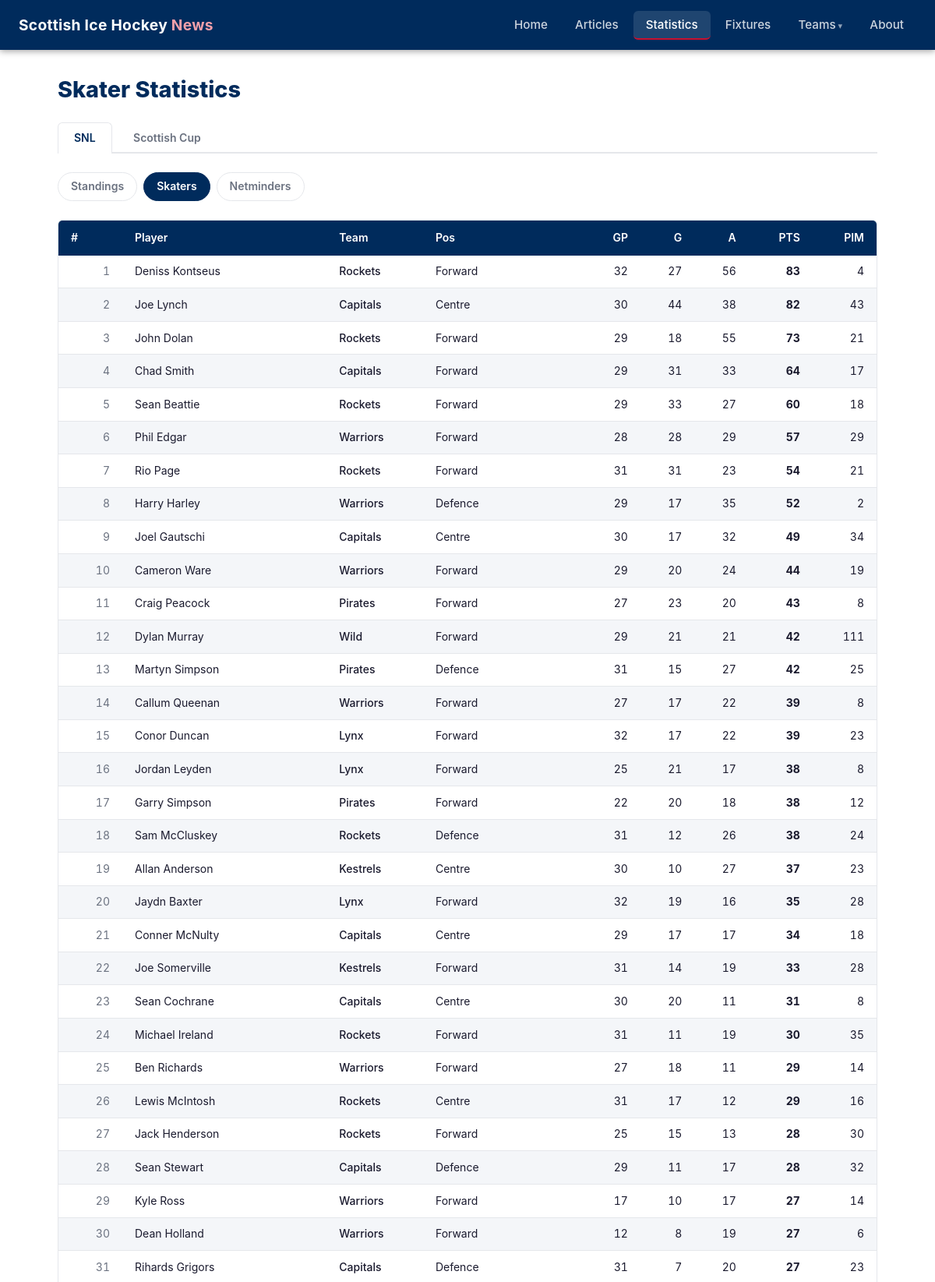
Page /statistics/skaters/ (upper part) on the committed database.
### tables this page shows
CREATE TABLE "season_skater_stats" (
                id             INTEGER PRIMARY KEY,
                season         TEXT    NOT NULL DEFAULT '2025-26',
                competition_id INTEGER NOT NULL REFERENCES competitions(id),
                player_id      INTEGER NOT NULL REFERENCES players(id),
                team_id        INTEGER NOT NULL REFERENCES teams(id),
                position       TEXT,
                gp             INTEGER,
                goals          INTEGER,
                assists        INTEGER,
                total_points   INTEGER,
                pim            INTEGER,
                scraped_at     TEXT    NOT NULL,
                UNIQUE (season, competition_id, player_id)
            );

CREATE TABLE players (
            id   INTEGER PRIMARY KEY,
            slug TEXT    NOT NULL UNIQUE,
            name TEXT    NOT NULL
        );

CREATE TABLE teams (
            id   INTEGER PRIMARY KEY,
            slug TEXT    NOT NULL UNIQUE,
            name TEXT    NOT NULL
        );

### web/app.py (the view)
@app.route("/statistics/skaters/")
def stats_skaters():
    season = request.args.get("season", CURRENT_SEASON)
    if season not in SEASONS:
        season = CURRENT_SEASON
    comp = request.args.get("comp", "SNL")
    if comp not in COMPETITIONS:
        comp = "SNL"
    skaters = db_queries.get_skater_stats(comp, season=season)
    return render_template(
        "stats_skaters.html",
        comp=comp,
        competitions=COMPETITIONS,
        season=season,
        seasons=SEASONS,
        skaters=skaters,
    )

### web/app.py (called while the page is built)
@app.template_filter("short_name")
def short_name_filter(db_name):
    return TEAM_DISPLAY.get(db_name, {}).get("short", db_name)

@app.template_filter("team_slug")
def team_slug_filter(db_name):
    return TEAM_DISPLAY.get(db_name, {}).get("slug", db_name.lower().replace(" ", "-"))

@app.context_processor
def inject_globals():
    return {
        "current_year": date.today().year,
        "team_display": TEAM_DISPLAY,
        "static_version": STATIC_VERSION,
    }

### web/db_queries.py (called while the page is built)
def get_connection():
    conn = sqlite3.connect(DB_PATH)
    conn.row_factory = sqlite3.Row
    conn.execute("PRAGMA journal_mode=WAL")
    conn.execute("PRAGMA foreign_keys=ON")
    return conn

def get_skater_stats(comp_name="SNL", season=CURRENT_SEASON):
    conn = get_connection()
    try:
        rows = conn.execute(
            """
            SELECT p.name AS player_name, t.name AS team_name,
                   s.position, s.gp, s.goals, s.assists, s.total_points, s.pim
            FROM season_skater_stats s
            JOIN players p ON p.id = s.player_id
            JOIN teams t ON t.id = s.team_id
            JOIN competitions c ON c.id = s.competition_id
            WHERE c.name = ? AND s.season = ?
            ORDER BY s.total_points DESC, s.goals DESC, s.assists DESC
            """,
            (comp_name, season),
        ).fetchall()
        return [dict(r) for r in rows]
    finally:
        conn.close()

### web/templates/stats_skaters.html (shortened to what this page needs)
{% extends "base.html" %}
{% block content %}
<h1 class="page-title">Skater Statistics</h1>
<div class="comp-tabs">
  {% for c in competitions %}
    <a href="{{ url_for('stats_skaters', comp=c) }}"
       class="comp-tab {{ 'active' if c == comp else '' }}">{{ c }}</a>
  {% endfor %}
</div>
<div class="stats-nav">
  <a href="{{ url_for('statistics', comp=comp) }}" class="stats-nav-link">Standings</a>
  <a href="{{ url_for('stats_skaters', comp=comp) }}" class="stats-nav-link active">Skaters</a>
  <a href="{{ url_for('stats_netminders', comp=comp) }}" class="stats-nav-link">Netminders</a>
</div>
{% if skaters %}
  <div class="table-wrapper">
    <table>
      <thead>
        <tr>
          <th>#</th>
          <th>Player</th>
          <th>Team</th>
          <th>Pos</th>
          <th class="num">GP</th>
          <th class="num">G</th>
          <th class="num">A</th>
          <th class="num">PTS</th>
          <th class="num">PIM</th>
        </tr>
      </thead>
      <tbody>
        {% for s in skaters %}
          <tr>
            <td class="num text-muted">{{ loop.index }}</td>
            <td>{{ s.player_name }}</td>
            <td><a href="{{ url_for('team_detail', slug=s.team_name|team_slug) }}" class="team-name-link">{{ s.team_name | short_name }}</a></td>
            <td>{{ s.position or '–' }}</td>
            <td class="num">{{ s.gp }}</td>
            <td class="num">{{ s.goals }}</td>
            <td class="num">{{ s.assists }}</td>
            <td class="num"><strong>{{ s.total_points }}</strong></td>
            <td class="num">{{ s.pim }}</td>
          </tr>
        {% endfor %}
      </tbody>
    </table>
  </div>
{% else %}
  <p class="no-data">No skater stats available for {{ comp }}.</p>
{% endif %}
{% endblock %}

### web/static/css/style.css (style rules this page uses)
:root { --primary: #002B5C; --accent: #C8102E; --bg: #ffffff; --bg-subtle: #f4f6f9; --text: #1a1a2e; --text-muted: #6b7280; --border: #e5e7eb; --nav-height: 64px; --radius: 6px; }
*, *::before, *::after { box-sizing: border-box; margin: 0; padding: 0; }
body { font-family: -apple-system, BlinkMacSystemFont, 'Segoe UI', Roboto, sans-serif; color: var(--text); background: var(--bg); line-height: 1.6; min-height: 100vh; display: flex; flex-direction: column; }
a { color: var(--primary); }
h1, h2, h3 { line-height: 1.3; }
.page-title { font-size: 1.8rem; font-weight: 800; color: var(--primary); margin-bottom: 1.5rem; }
.text-muted { color: var(--text-muted); font-size: 0.875rem; }
.table-wrapper { overflow-x: auto; border-radius: var(--radius); border: 1px solid var(--border); margin-bottom: 0.5rem; }
table { width: 100%; border-collapse: collapse; font-size: 0.875rem; }
thead th { background: var(--primary); color: #fff; padding: 0.7rem 1rem; text-align: left; font-weight: 600; white-space: nowrap; }
thead th.num { text-align: right; }
tbody tr:nth-child(even) { background: var(--bg-subtle); }
tbody td { padding: 0.6rem 1rem; border-bottom: 1px solid var(--border); white-space: nowrap; }
tbody td.num { text-align: right; font-variant-numeric: tabular-nums; }
.comp-tabs { display: flex; gap: 0.4rem; border-bottom: 2px solid var(--border); margin-bottom: 1.5rem; }
.comp-tab { padding: 0.5rem 1.25rem; border-radius: var(--radius) var(--radius) 0 0; text-decoration: none; font-weight: 600; font-size: 0.875rem; color: var(--text-muted); border: 1px solid transparent; border-bottom: none; margin-bottom: -2px; transition: color 0.15s; }
.comp-tab.active { background: var(--bg); color: var(--primary); border-color: var(--border); border-bottom-color: var(--bg); }
.stats-nav { display: flex; gap: 0.5rem; margin-bottom: 1.5rem; }
.stats-nav-link { padding: 0.4rem 1rem; border-radius: 20px; text-decoration: none; font-size: 0.875rem; font-weight: 600; color: var(--text-muted); border: 1px solid var(--border); transition: all 0.15s; }
.stats-nav-link.active { background: var(--primary); color: #fff; border-color: var(--primary); }
.team-name-link { display: inline-flex; align-items: center; text-decoration: none; color: var(--text); font-weight: 500; }

### rows in the picture
season_skater_stats: player_name "Deniss Kontseus", team_name|short_name "Rockets", position "Forward", gp "32", goals "27", assists "56", total_points "83", pim "4"
season_skater_stats: player_name "Joe Lynch", team_name|short_name "Capitals", position "Centre", gp "30", goals "44", assists "38", total_points "82", pim "43"
season_skater_stats: player_name "John Dolan", team_name|short_name "Rockets", position "Forward", gp "29", goals "18", assists "55", total_points "73", pim "21"
season_skater_stats: player_name "Chad Smith", team_name|short_name "Capitals", position "Forward", gp "29", goals "31", assists "33", total_points "64", pim "17"
season_skater_stats: player_name "Sean Beattie", team_name|short_name "Rockets", position "Forward", gp "29", goals "33", assists "27", total_points "60", pim "18"
season_skater_stats: player_name "Phil Edgar", team_name|short_name "Warriors", position "Forward", gp "28", goals "28", assists "29", total_points "57", pim "29"
season_skater_stats: player_name "Rio Page", team_name|short_name "Rockets", position "Forward", gp "31", goals "31", assists "23", total_points "54", pim "21"
season_skater_stats: player_name "Harry Harley", team_name|short_name "Warriors", position "Defence", gp "29", goals "17", assists "35", total_points "52", pim "2"
season_skater_stats: player_name "Joel Gautschi", team_name|short_name "Capitals", position "Centre", gp "30", goals "17", assists "32", total_points "49", pim "34"
season_skater_stats: player_name "Cameron Ware", team_name|short_name "Warriors", position "Forward", gp "29", goals "20", assists "24", total_points "44", pim "19"
season_skater_stats: player_name "Craig Peacock", team_name|short_name "Pirates", position "Forward", gp "27", goals "23", assists "20", total_points "43", pim "8"
season_skater_stats: player_name "Dylan Murray", team_name|short_name "Wild", position "Forward", gp "29", goals "21", assists "21", total_points "42", pim "111"
season_skater_stats: player_name "Martyn Simpson", team_name|short_name "Pirates", position "Defence", gp "31", goals "15", assists "27", total_points "42", pim "25"
season_skater_stats: player_name "Callum Queenan", team_name|short_name "Warriors", position "Forward", gp "27", goals "17", assists "22", total_points "39", pim "8"
season_skater_stats: player_name "Conor Duncan", team_name|short_name "Lynx", position "Forward", gp "32", goals "17", assists "22", total_points "39", pim "23"
season_skater_stats: player_name "Jordan Leyden", team_name|short_name "Lynx", position "Forward", gp "25", goals "21", assists "17", total_points "38", pim "8"
season_skater_stats: player_name "Garry Simpson", team_name|short_name "Pirates", position "Forward", gp "22", goals "20", assists "18", total_points "38", pim "12"
season_skater_stats: player_name "Sam McCluskey", team_name|short_name "Rockets", position "Defence", gp "31", goals "12", assists "26", total_points "38", pim "24"
season_skater_stats: player_name "Allan Anderson", team_name|short_name "Kestrels", position "Centre", gp "30", goals "10", assists "27", total_points "37", pim "23"
season_skater_stats: player_name "Jaydn Baxter", team_name|short_name "Lynx", position "Forward", gp "32", goals "19", assists "16", total_points "35", pim "28"
season_skater_stats: player_name "Conner McNulty", team_name|short_name "Capitals", position "Centre", gp "29", goals "17", assists "17", total_points "34", pim "18"
season_skater_stats: player_name "Joe Somerville", team_name|short_name "Kestrels", position "Forward", gp "31", goals "14", assists "19", total_points "33", pim "28"
season_skater_stats: player_name "Sean Cochrane", team_name|short_name "Capitals", position "Centre", gp "30", goals "20", assists "11", total_points "31", pim "8"
season_skater_stats: player_name "Michael Ireland", team_name|short_name "Rockets", position "Forward", gp "31", goals "11", assists "19", total_points "30", pim "35"
season_skater_stats: player_name "Ben Richards", team_name|short_name "Warriors", position "Forward", gp "27", goals "18", assists "11", total_points "29", pim "14"
season_skater_stats: player_name "Lewis McIntosh", team_name|short_name "Rockets", position "Centre", gp "31", goals "17", assists "12", total_points "29", pim "16"
season_skater_stats: player_name "Jack Henderson", team_name|short_name "Rockets", position "Forward", gp "25", goals "15", assists "13", total_points "28", pim "30"
season_skater_stats: player_name "Sean Stewart", team_name|short_name "Capitals", position "Defence", gp "29", goals "11", assists "17", total_points "28", pim "32"
season_skater_stats: player_name "Kyle Ross", team_name|short_name "Warriors", position "Forward", gp "17", goals "10", assists "17", total_points "27", pim "14"
season_skater_stats: player_name "Dean Holland", team_name|short_name "Warriors", position "Forward", gp "12", goals "8", assists "19", total_points "27", pim "6"
season_skater_stats: player_name "Rihards Grigors", team_name|short_name "Capitals", position "Defence", gp "31", goals "7", assists "20", total_points "27", pim "23"

### other values in the picture
{{ c }} "SNL" "Scottish Cup"
